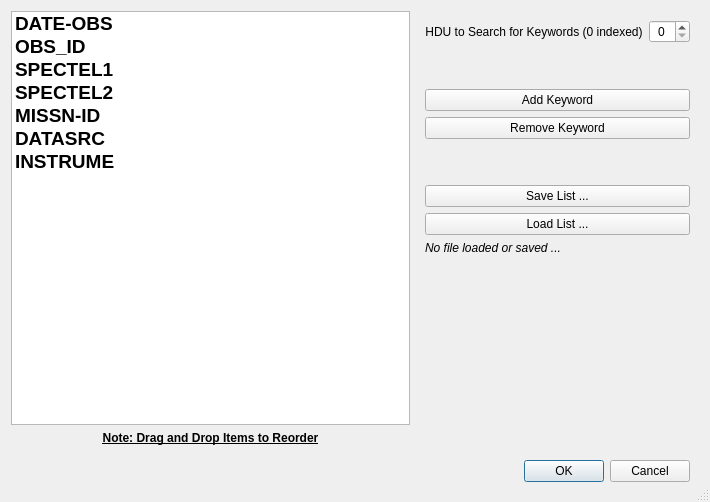
<?xml version="1.0" encoding="UTF-8"?>
<ui version="4.0">
 <class>FITSKWDialog</class>
 <widget class="QDialog" name="FITSKWDialog">
  <property name="geometry">
   <rect>
    <x>0</x>
    <y>0</y>
    <width>710</width>
    <height>502</height>
   </rect>
  </property>
  <property name="windowTitle">
   <string>FITS Keyword and HDU Selector</string>
  </property>
  <property name="sizeGripEnabled">
   <bool>true</bool>
  </property>
  <property name="modal">
   <bool>true</bool>
  </property>
  <layout class="QGridLayout" name="gridLayout">
   <item row="24" column="0" colspan="2">
    <widget class="QWidget" name="widget_4" native="true">
     <layout class="QGridLayout" name="gridLayout_13">
      <item row="0" column="0">
       <spacer name="horizontalSpacer">
        <property name="orientation">
         <enum>Qt::Horizontal</enum>
        </property>
        <property name="sizeHint" stdset="0">
         <size>
          <width>40</width>
          <height>20</height>
         </size>
        </property>
       </spacer>
      </item>
      <item row="0" column="1">
       <widget class="QDialogButtonBox" name="fitskw_dialogbutts">
        <property name="standardButtons">
         <set>QDialogButtonBox::Cancel|QDialogButtonBox::Ok</set>
        </property>
       </widget>
      </item>
     </layout>
    </widget>
   </item>
   <item row="1" column="1">
    <widget class="QWidget" name="widget" native="true">
     <layout class="QGridLayout" name="gridLayout_3">
      <item row="0" column="2">
       <widget class="QSpinBox" name="fitskw_hdu">
        <property name="alignment">
         <set>Qt::AlignCenter</set>
        </property>
        <property name="suffix">
         <string/>
        </property>
       </widget>
      </item>
      <item row="3" column="0" colspan="3">
       <widget class="QPushButton" name="fitskw_remove">
        <property name="text">
         <string>Remove Keyword</string>
        </property>
       </widget>
      </item>
      <item row="6" column="0" colspan="3">
       <widget class="QPushButton" name="fitskw_loadlist">
        <property name="text">
         <string>Load List ...</string>
        </property>
       </widget>
      </item>
      <item row="1" column="0">
       <spacer name="verticalSpacer_2">
        <property name="orientation">
         <enum>Qt::Vertical</enum>
        </property>
        <property name="sizeHint" stdset="0">
         <size>
          <width>20</width>
          <height>40</height>
         </size>
        </property>
       </spacer>
      </item>
      <item row="0" column="0" colspan="2">
       <widget class="QLabel" name="txt_hduchooser">
        <property name="text">
         <string>HDU to Search for Keywords (0 indexed)</string>
        </property>
        <property name="alignment">
         <set>Qt::AlignCenter</set>
        </property>
       </widget>
      </item>
      <item row="2" column="0" colspan="3">
       <widget class="QPushButton" name="fitskw_add">
        <property name="text">
         <string>Add Keyword</string>
        </property>
        <property name="default">
         <bool>false</bool>
        </property>
       </widget>
      </item>
      <item row="4" column="0">
       <spacer name="verticalSpacer_3">
        <property name="orientation">
         <enum>Qt::Vertical</enum>
        </property>
        <property name="sizeHint" stdset="0">
         <size>
          <width>20</width>
          <height>40</height>
         </size>
        </property>
       </spacer>
      </item>
      <item row="7" column="0">
       <widget class="QLabel" name="txt_fitskw_status">
        <property name="font">
         <font>
          <italic>true</italic>
         </font>
        </property>
        <property name="text">
         <string>No file loaded or saved ...</string>
        </property>
        <property name="alignment">
         <set>Qt::AlignCenter</set>
        </property>
       </widget>
      </item>
      <item row="5" column="0" colspan="3">
       <widget class="QPushButton" name="fitskw_savelist">
        <property name="text">
         <string>Save List ...</string>
        </property>
       </widget>
      </item>
     </layout>
    </widget>
   </item>
   <item row="3" column="1">
    <spacer name="verticalSpacer">
     <property name="orientation">
      <enum>Qt::Vertical</enum>
     </property>
     <property name="sizeHint" stdset="0">
      <size>
       <width>20</width>
       <height>40</height>
      </size>
     </property>
    </spacer>
   </item>
   <item row="1" column="0" rowspan="3">
    <widget class="QListWidget" name="fitskw_listing">
     <property name="font">
      <font>
       <pointsize>14</pointsize>
       <weight>75</weight>
       <bold>true</bold>
      </font>
     </property>
     <property name="dragEnabled">
      <bool>true</bool>
     </property>
     <property name="dragDropMode">
      <enum>QAbstractItemView::InternalMove</enum>
     </property>
     <property name="selectionMode">
      <enum>QAbstractItemView::ExtendedSelection</enum>
     </property>
     <property name="selectionRectVisible">
      <bool>true</bool>
     </property>
     <item>
      <property name="text">
       <string>DATE-OBS</string>
      </property>
      <property name="flags">
       <set>ItemIsSelectable|ItemIsEditable|ItemIsDragEnabled|ItemIsUserCheckable|ItemIsEnabled</set>
      </property>
     </item>
     <item>
      <property name="text">
       <string>OBS_ID</string>
      </property>
      <property name="flags">
       <set>ItemIsSelectable|ItemIsEditable|ItemIsDragEnabled|ItemIsUserCheckable|ItemIsEnabled</set>
      </property>
     </item>
     <item>
      <property name="text">
       <string>SPECTEL1</string>
      </property>
      <property name="flags">
       <set>ItemIsSelectable|ItemIsEditable|ItemIsDragEnabled|ItemIsUserCheckable|ItemIsEnabled</set>
      </property>
     </item>
     <item>
      <property name="text">
       <string>SPECTEL2</string>
      </property>
      <property name="flags">
       <set>ItemIsSelectable|ItemIsEditable|ItemIsDragEnabled|ItemIsUserCheckable|ItemIsEnabled</set>
      </property>
     </item>
     <item>
      <property name="text">
       <string>MISSN-ID</string>
      </property>
      <property name="flags">
       <set>ItemIsSelectable|ItemIsEditable|ItemIsDragEnabled|ItemIsUserCheckable|ItemIsEnabled</set>
      </property>
     </item>
     <item>
      <property name="text">
       <string>DATASRC</string>
      </property>
      <property name="flags">
       <set>ItemIsSelectable|ItemIsEditable|ItemIsDragEnabled|ItemIsUserCheckable|ItemIsEnabled</set>
      </property>
     </item>
     <item>
      <property name="text">
       <string>INSTRUME</string>
      </property>
      <property name="flags">
       <set>ItemIsSelectable|ItemIsEditable|ItemIsDragEnabled|ItemIsUserCheckable|ItemIsEnabled</set>
      </property>
     </item>
    </widget>
   </item>
   <item row="4" column="0">
    <widget class="QLabel" name="txt_fitskw_hint">
     <property name="font">
      <font>
       <weight>75</weight>
       <bold>true</bold>
       <underline>true</underline>
      </font>
     </property>
     <property name="text">
      <string>Note: Drag and Drop Items to Reorder</string>
     </property>
     <property name="alignment">
      <set>Qt::AlignCenter</set>
     </property>
    </widget>
   </item>
  </layout>
 </widget>
 <resources/>
 <connections/>
</ui>
